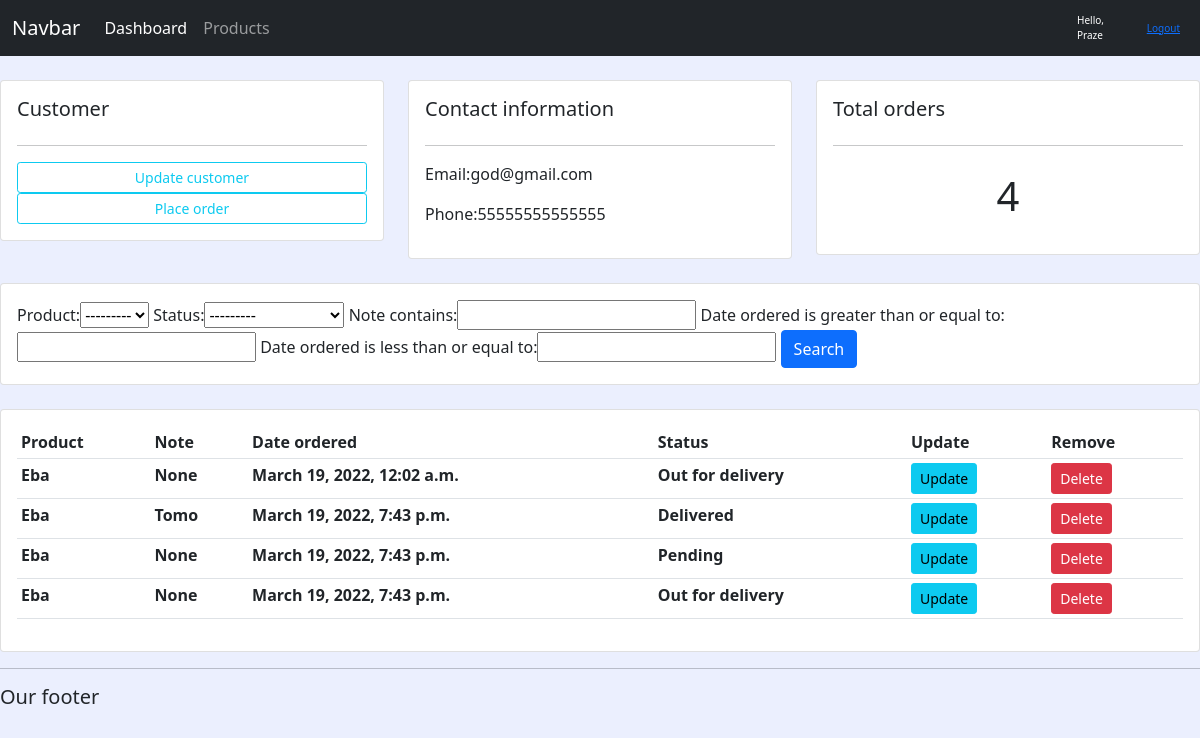
The app's page /customer/1/ (signed in) with its own data.
### film/models.py (models this page shows, shortened)
class Customer(models.Model):
    user = models.OneToOneField(User,null=True,blank = True,on_delete = models.CASCADE)
    name = models.CharField(max_length=250,null=True)
    phone = models.CharField(max_length=100,null=True)
    email = models.EmailField(max_length=200,null=True)
    profile_pic = models.ImageField(default="poster7_1_191735.png",null=True,blank=True)
    date_created = models.DateTimeField(auto_now_add=True,null=True)

class Order(models.Model):
    STATUS=(('Pending','Pending'),
            ('Out for delivery','Out for delivery'),
            ('Delivered','Delivered'))
    customer = models.ForeignKey(Customer,null=True,on_delete=models.SET_NULL)
    product = models.ForeignKey(Products,null=True,on_delete=models.SET_NULL)
    date_ordered = models.DateTimeField(auto_now_add=True,null=True)
    status = models.CharField(max_length=250,null=True,choices=STATUS)
    note = models.CharField(max_length=1000,null=True)

class Products(models.Model):
    CATEGORY = (('Indoor','Indoor'),
                 ('Out Door','Out Door'))
    name = models.CharField(max_length=250,null=True)
    price = models.FloatField(null=True)
    category = models.CharField(max_length=250,null=True,choices=CATEGORY)
    description = models.CharField(max_length=250,null=True,blank=True)
    date_created = models.DateTimeField(auto_now_add=True,null=True)
    tag = models.ManyToManyField(Tag)
    def __str__(self):
        return self.name

### film/decorators.py (the view)
        def wrapper_func(request,*args,**kwargs):
            print('working',allowed_roles)
            group = None
            if request.user.groups.exists():
                group = request.user.groups.all()[0].name
            if group in allowed_roles:
                return view_func(request,*args,**kwargs)
            else:
                return HttpResponse('You are not authorised to view this page')

### film/views.py (called while the page is built)
@login_required(login_url='login')
@allowed_users(allowed_roles=['admin'])
def customer(request,pk):
    customer = Customer.objects.get(id=pk)
    orders = customer.order_set.all()
    orders_count = orders.count()
    myfilter =Orderfilter(request.GET,queryset=orders)
    orders = myfilter.qs
    context = {'customer':customer,'orders':orders,'orders_count':orders_count,'myfilter':myfilter}
    return render(request,'customer.html',context)

### templates/customer.html
{%  extends 'main.html' %}
{%block content%}
<br>
<div class="row">
    <div class="col-md">
        <div class="card card-body">
         <h5>Customer</h5>
         <hr>
         <a href="#" class="btn btn-outline-info btn-sm btn-block">Update customer</a>
         <a href="{% url 'create_order' customer.id%}" class="btn btn-outline-info btn-sm btn-block">Place order</a>
        </div>
    </div>
    <div class="col-md">
        <div class="card card-body">
            <h5>Contact information</h5>
            <hr>
            <p>Email:{{customer.email}}</p>
            <p>Phone:{{customer.phone}}</p>
        </div>
    </div>
    <div class="col-md">
        <div class="card card-body">
            <h5>Total orders</h5>
            <hr>
            <h1 style="text-align: center; padding: 10px;">
                {{orders_count}}
            </h1>
        </div>
    </div>
</div>
<br>
<div class="row">
    <div class="col">
        <div class="card card-body">
            <form method="get">
                {{myfilter.form}}
                <button class="btn btn-primary" type="submit">Search</button>
            </form>
        </div>
    </div>
</div>
<br>
<div class="row">
    <div class="col-md">
        <div class="card card-body">
            <table class="table table-sm">
                <tr>
                    <th>Product</th>
                    <th>Note</th>
                    <th>Date ordered</th>
                    <th>Status</th>
                    <th>Update</th>
                    <th>Remove</th>
                </tr>
                {%for order in orders%}
                <tr>
                    <th>{{order.product}}</th>
                    <th>{{order.note}}</th>
                    <th>{{order.date_ordered}}</th>
                    <th>{{order.status}}</th>
                    <th><a class="btn btn-sm btn-info" href="{%url 'update_order' order.id%}">Update</a></th>
                    <th><a class="btn btn-sm btn-danger" href="{%url 'delete_order' order.id%}">Delete</a></th>
                </tr>
                {%endfor%}
            </table>
        </div>
    </div>
</div>
{%endblock%}

### templates/navbar.html (shortened to what this page needs)
<nav class="navbar navbar-expand-lg navbar-dark bg-dark">
    <div class="container-fluid">
      <a class="navbar-brand" href="#">Navbar</a>
      <div class="collapse navbar-collapse" id="navbarNav">
        <ul class="navbar-nav">
          {% if request.user.is_staff%}
          <li class="nav-item">
            <a class="nav-link active" aria-current="page" href="{%url 'home'%}">Dashboard</a>
          </li>
          <li class="nav-item">
            <a class="nav-link" href="{%url 'products'%}">Products</a>
          </li>
          {% else %}
          <li class="nav-item">
            <a class="nav-link" href="{%url 'account' %}">Settings</a>
          </li>
          {%endif%}
        </ul>
      </div>
    </div>
    <span class="hello-msg">Hello, {{request.user}}</span>
    <span><a class="hello-msg" href="{% url 'logout' %}">Logout</a></span>
  </nav>

### static/css/main.css (style rules this page uses)
body { background-color: #ebeffe; }

### templates/navbar.html (style rules this page uses)
span { color: white; font-size: 10px; margin-right:20px ; }

### records on screen
Customer: email "god@gmail.com", phone "55555555555555"
Order: product "Eba", note "None", date_ordered "March 19, 2022, 12:02 a.m.", status "Out for delivery"
Order: product "Eba", note "Tomo", date_ordered "March 19, 2022, 7:43 p.m.", status "Delivered"
Order: product "Eba", note "None", date_ordered "March 19, 2022, 7:43 p.m.", status "Pending"
Order: product "Eba", note "None", date_ordered "March 19, 2022, 7:43 p.m.", status "Out for delivery"

### other values on screen
{{ request.user }} "Praze"
{{ orders_count }} "4"
